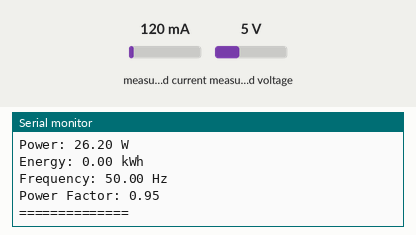
Recording of a sketch running on a simulated Arduino Uno, built with avr-gcc and run on an emulated ATmega328P. Shown: the last lines printed to the serial monitor. The test bench sets the inputs (shaded band); at power-on: measured current 120 mA, measured voltage 5 V.

Above: at 1.2 s.
1.3 s: measured current set to 40 mA
At 1.57 s:
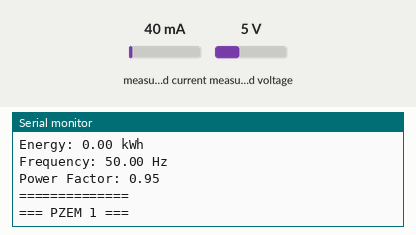
2.8 s: measured voltage set to 0.3 V
At 3.29 s:
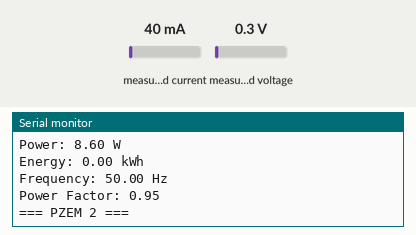
4.3 s: measured current set to 500 mA
At 5.3 s:
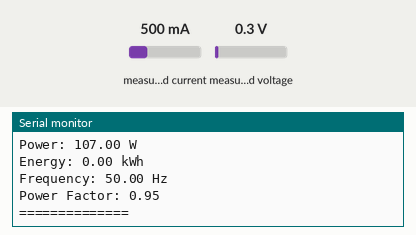
Timing chart, 0 to 7.3 s (numbered marks = the images above; inputs shaded):
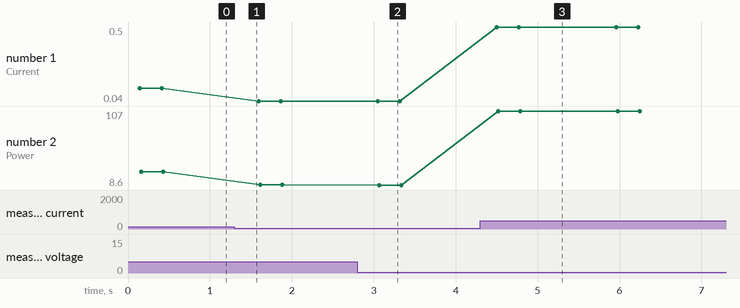

Measured:
- after the input at 2.8 s, the serial monitor: prints a new line after 0.23 s (image 2)
- after the input at 4.3 s, the serial monitor: prints a new line after 0.20 s (image 3)
- plotted number 1: 0.12 → 0.04 after the input at 1.3 s, 0.04 → 0.5 after the input at 4.3 s
- plotted number 2: 26.2 → 8.7 after the input at 1.3 s, 8.7 → 8.6 after the input at 2.8 s, 8.6 → 107 after the input at 4.3 s

The sketch:

sensor_2_pzem_arduino_nano.ino
```cpp
#include <PZEM004Tv30.h>
#include <SoftwareSerial.h>

// Definisi pin RX dan TX untuk masing-masing PZEM
SoftwareSerial ss1(2, 3); // RX, TX untuk PZEM 1
SoftwareSerial ss2(4, 5); // RX, TX untuk PZEM 2

PZEM004Tv30 pzem1(ss1); // Instance PZEM pertama
PZEM004Tv30 pzem2(ss2); // Instance PZEM kedua

void setup() {
  Serial.begin(9600);
  Serial.println("Mulai pembacaan dari dua PZEM");
}

void loop() {
  Serial.println("=== PZEM 1 ===");
  bacaPZEM(pzem1, ss1);

  delay(100);

  Serial.println("=== PZEM 2 ===");
  bacaPZEM(pzem2, ss2);

  Serial.println("==============\n");
  delay(1000);
}

void bacaPZEM(PZEM004Tv30 &pzem, SoftwareSerial &ss) {
  ss.listen(); // Aktifkan SoftwareSerial ini
  delay(100);  // Tunggu stabil

  float voltage = pzem.voltage();
  if (!isnan(voltage)) {
    Serial.print("Voltage: "); Serial.print(voltage); Serial.println(" V");
    Serial.print("Current: "); Serial.print(pzem.current()); Serial.println(" A");
    Serial.print("Power: "); Serial.print(pzem.power()); Serial.println(" W");
    Serial.print("Energy: "); Serial.print(pzem.energy()); Serial.println(" kWh");
    Serial.print("Frequency: "); Serial.print(pzem.frequency()); Serial.println(" Hz");
    Serial.print("Power Factor: "); Serial.println(pzem.pf());
  } else {
    Serial.println("Gagal membaca data. Cek koneksi PZEM.");
  }
}
```
